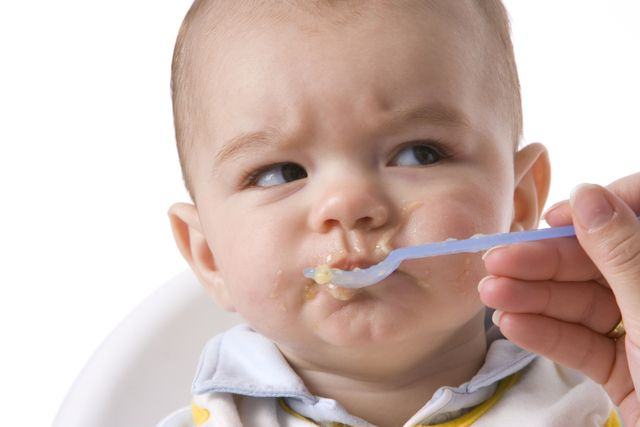
#> input picture angrybb.jpg, 640 x 427 px
$ python main.py
#> lines starting #> are read from the running program, lines starting #| are printed output that depends on the picture; after the words box and inside, x2 and y2 are one past the last pixel; in counts of white or black regions, pixels touching at a corner belong together
### class_basicColor.py
import cv2
import numpy as np

"""
TALLER 1- Paula Castro Aguilar
Este archivo contiene la definición de la clase basicColor y sus respectivos métodos
"""
# Definición de la clase basicColor y sus respectivos métodos
class basicColor:

    # Constructor que recibe la ruta de una imagen la carga y almacena via OpenCv
    def __init__(self, path):
       self.image = cv2.imread(path)                            # Lee la imagen de la ruta definida
       cv2.imshow("Image", self.image)                          # Muestra la imagen
       cv2.waitKey(0)                                           # Mantiene la imagen abierta

    # Método que imprime las propiedades de la imagen
    def displayProperties(self):
       print('canales de la imagen:', self.image.ndim)          # Muestra el número de canales
       print('Número de pixeles de la imagen:', self.image.size)# Muestra el número de pixeles de la imagen

    # Método que transforma la imagen de entrada en el espacio de color HSV
    def colorize(self, a):
       image_hsv = cv2.cvtColor(self.image, cv2.COLOR_BGR2HSV)  # Convierte la imagen en espacio HSV
       h, s, v = cv2.split(image_hsv)                           # Divide los componentes h, s, v
       h = a * np.ones_like(h)                                  # Cambia el valor de Hue
       image_hue = cv2.merge((h, s, v))                         # Comprime nuevamente la imagen HSV
       image_hue_bgr = cv2.cvtColor(image_hue, cv2.COLOR_HSV2BGR)# Convierte la imagen en BGR
       cv2.imshow('imageHSV',image_hue_bgr)
       cv2.waitKey(0)

    # Método que transforma la imagen de entrada en su version binaria con el método Otsu
    # [5 lines left out: function makeBW, not called in this run]

    # Método que transforma la imagen de entrada en su version binaria con el método Otsu
    def makeWB(self):
       image_gray = cv2.cvtColor(self.image, cv2.COLOR_BGR2GRAY) # Convierte la imagen de entrada en binaria invertida
       ret, Ibw_otsu = cv2.threshold(image_gray, 0, 255, cv2.THRESH_BINARY + cv2.THRESH_OTSU) # Método Otsu
       cv2.imshow('imageBW', Ibw_otsu)
       cv2.waitKey(0)

# [5 lines that do not run on import are left out]

### main.py
from class_basicColor import basicColor
"""
TALLER 1- Paula Castro Aguilar
Archivo principal
"""
    # El usuario ingresa la ruta donde esta la imagen que quiere visualizar
path = input("Ingrese la ruta de la imagen: ")
#> the answer given: angrybb.jpg

    #Se ejecutan los métodos de la clase basicColor
color = basicColor(path)
#> in __init__, self.image is the input picture: shape (427, 640, 3); mean B, G, R 177.7, 185, 206.7
color.displayProperties()
#| canales de la imagen: 3
#| Número de pixeles de la imagen: 819840
color.makeWB()
#> in makeWB, `image_gray = cv2.cvtColor(self.image, cv2.COLOR_BGR2GRAY)`:
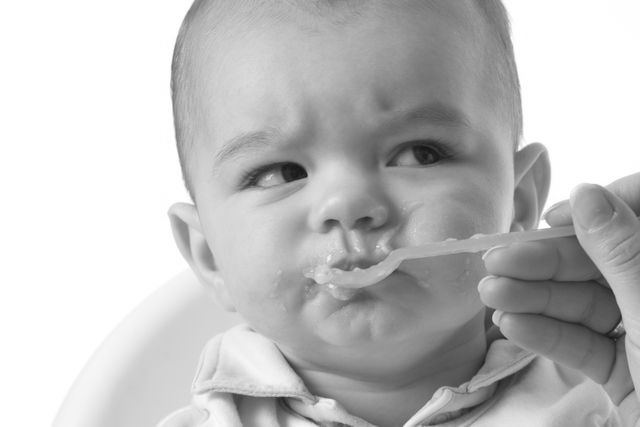
#> image_gray: shape (427, 640); min 21, max 255, mean 190.7
#> in makeWB, `ret, Ibw_otsu = cv2.threshold(image_gray, 0, 255, cv2.THRESH_BINARY + ..`:
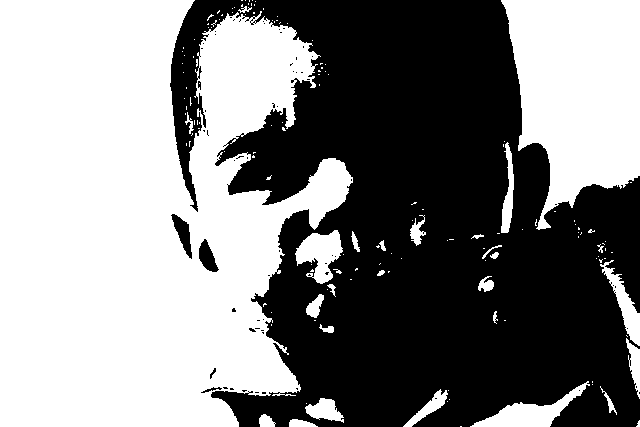
#> Ibw_otsu: shape (427, 640); 52.3% white; 63 black regions (57 under 20 px), largest, box (x1, y1, x2, y2) and area: (170, 0, 640, 427) 129272, (171, 214, 192, 259) 411, (199, 239, 219, 272) 367, (201, 387, 222, 393) 42, (210, 368, 216, 379) 26, (198, 81, 201, 90) 20
#> in makeWB, `ret, Ibw_otsu = cv2.threshold(image_gray, 0, 255, cv2.THRESH_BINARY + ..`: ret = 188

    #El usuario ingresa el valor de Hue
a=int(input("Ingrese el valor de Hue entre 0 y 179: "))
#> the answer given: 3
color.colorize(a)
#> in colorize, `image_hsv = cv2.cvtColor(self.image, cv2.COLOR_BGR2HSV)`: image_hsv: shape (427, 640, 3); mean H, S, V 21.3, 46.1, 207.6
#> in colorize, `h, s, v = cv2.split(image_hsv)`:
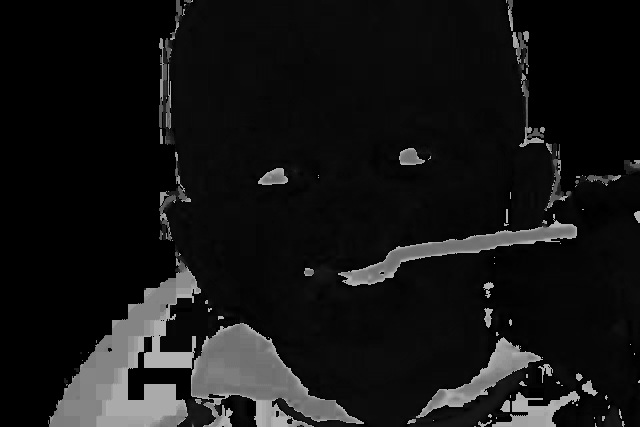
#> h: shape (427, 640); min 0, max 179, mean 21.3
#> in colorize, `h, s, v = cv2.split(image_hsv)`:
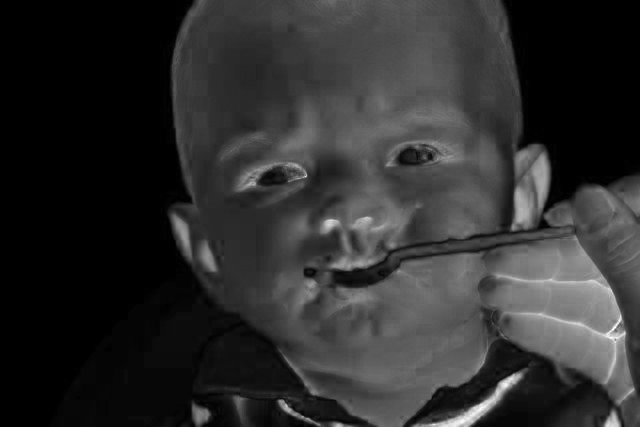
#> s: shape (427, 640); min 0, max 255, mean 46.1
#> in colorize, `h, s, v = cv2.split(image_hsv)`:
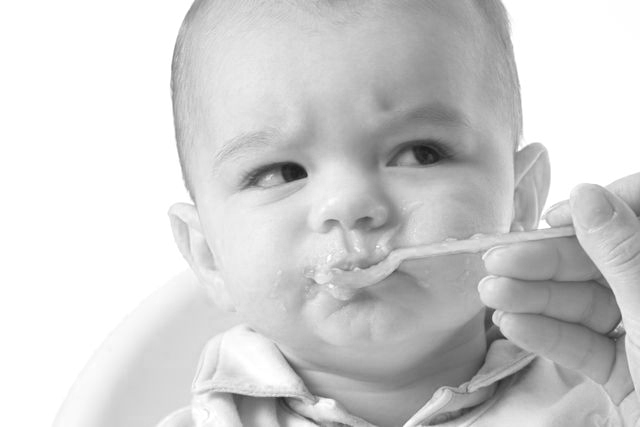
#> v: shape (427, 640); min 25, max 255, mean 207.6
#> in colorize, `image_hue = cv2.merge((h, s, v))`: image_hue: shape (427, 640, 3); mean H, S, V 3, 46.1, 207.6
#> in colorize, `image_hue_bgr = cv2.cvtColor(image_hue, cv2.COLOR_HSV2BGR)# Convierte ..`:
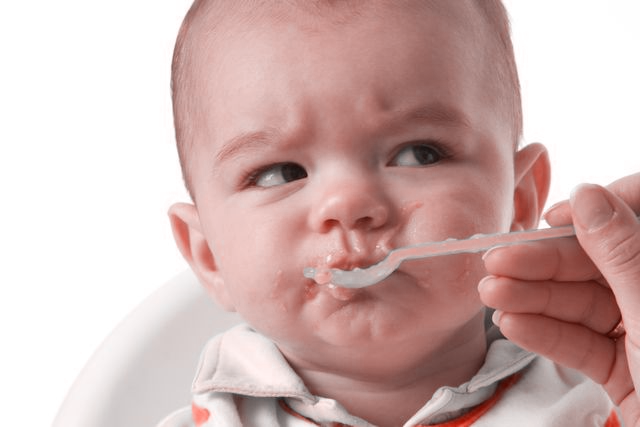
#> image_hue_bgr: shape (427, 640, 3); mean B, G, R 176.2, 179.3, 207.6
